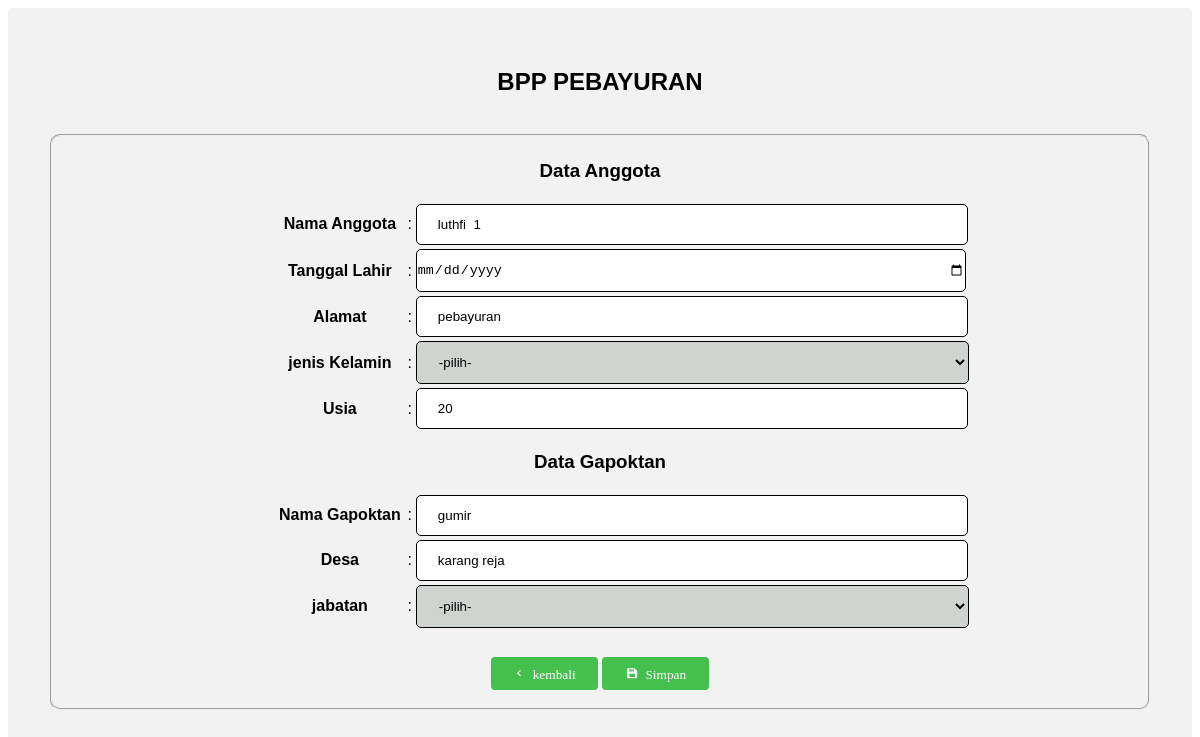
/gapoktan/edit.php?id_anggota=53 (signed in), run on the app's committed database.
### tables this page shows
CREATE TABLE `gapoktan` (
  `id_anggota` int(50) NOT NULL,
  `nama_anggota` varchar(128) NOT NULL,
  `lahir` varchar(50) NOT NULL,
  `alamat` varchar(50) NOT NULL,
  `jenis_kelamin` varchar(50) NOT NULL,
  `jenjang_usia` int(20) NOT NULL,
  `nama_gapoktan` varchar(50) NOT NULL,
  `nama_desa` varchar(50) NOT NULL,
  `jabatan` varchar(20) NOT NULL
);

### gapoktan/edit.php (the view, shortened to what this page needs)
<?php
if (isset($_SESSION['id']) && isset($_SESSION['username'])) {
?>
    <!DOCTYPE html>
    <html lang="en">
    <head>
        <link href='https://unpkg.com/boxicons@2.0.9/css/boxicons.min.css' rel='stylesheet'>
        <link rel="stylesheet" type="text/css" href="../gapoktan/css/style.css">
    </head>
    <body>
        <form action="update.php" method="post">
            <center>
                <div class="container">
                    <h2>BPP PEBAYURAN</h2><br>
                    <?php
                    include "../config/koneksi.php";
                    $id = $_GET['id_anggota'];
                    $query = mysqli_query($conn, "SELECT * FROM gapoktan WHERE id_anggota=$id");
                    while ($data = mysqli_fetch_array($query)) {
                    ?>
                        <fieldset>
                            <h3>Data Anggota</h3>
                            <table class="table">
                                <tr>
                                    <th width="20%"><label>Nama Anggota</label> </th>
                                    <td width="1%">:</td>
                                    <td><input type="text" class="form" name="nama_anggota" required value="<?php echo $data['nama_anggota']  ?> "></td>
                                </tr>
                                <tr>
                                    <th>
                                        <label>Tanggal Lahir</label>
                                    </th>
                                    <td>:</td>
                                    <td><input type="date" class="date" name="lahir" required value="<?php echo $data['lahir'] ?> "></td>
                                </tr>
                                <tr>
                                    <th><label>Alamat</label></th>
                                    <td>:</td>
                                    <td><input type="text" class="form-control" name="alamat" required value="<?php echo $data['alamat'] ?> "></td>
                                </tr>
                                <tr>
                                    <th>
                                        <label>jenis Kelamin </label>
                                    </th>
                                    <td>:</td>
                                    <td>
                                        <select class=" select" name="jenis_kelamin" value="<?php echo $data['jenis_kelamin'] ?>">
                                            <option value="#">-pilih-</option>
                                        </select>
                                    </td>
                                </tr>
                                <tr>
                                    <th><label>Usia</label></th>
                                    <td>:</td>
                                    <td><input type="text" class="form-control" name="jenjang_usia" required value="<?php echo $data['jenjang_usia'] ?>"></td>
                                </tr>
                            </table>
                            <h3>Data Gapoktan</h3>
                            <table class="table table-striped table-middle">
                                <tr>
                                    <th width="20%"><label>Nama Gapoktan</label> </th>
                                    <td width="1%">:</td>
                                    <td><input type="text" class="form-control" name="nama_gapoktan" required value="<?php echo $data['nama_gapoktan'] ?>"></td>
                                </tr>
                                <tr>
                                    <th><label>Desa</label> </th>
                                    <td>:</td>
                                    <td><input type="text" class="form-control" name="nama_desa" required value="<?php echo $data['nama_desa'] ?>"></td>
                                </tr>
                                <tr>
                                    <th>
                                        <label>jabatan </label>
                                    </th>
                                    <td>:</td>
                                    <td><select class=" select" name="jabatan" value="<?php echo $data['jabatan'] ?>">
                                            <option value="#">-pilih-</option>
                                        </select>
                                    </td>
                                </tr>
                            </table>
                            <br>
                            <a href="../gapoktan/index.php"><button type="button" class='bx bx-chevron-left'> kembali</button></a>
                            <button type="submit" class="bx bxs-save"> Simpan</button>
                        </fieldset>
                </div>
            </center>
        </form>
    <?php } ?>
    </body>
    </html>
<?php
} else {
    header("Location:../index.php");
    exit();
}
?>

### gapoktan/css/style.css (style rules this page uses)
body { font-family: sans-serif; }
h2 { text-align: center; font-family: sans-serif; padding-top: initial; }
fieldset { border-radius: 10px; border-width: 2px; }
.container { border-radius: 5px; background-color: #f2f2f2; padding: 40px; }
input[type=text] { width: 100%; padding: 12px 21px; border: 1px solid black; border-radius: 5px; }
.select { width: 109%; padding: 12px 18px; background-color: #d0d4d1; border: 1px solid black; border-radius: 5px; }
.date { width: 108%; padding: 12px 0px; border: 1px solid black; border-radius: 5px; }
button, button[type=button] { width: 10%; background-color: #45BF4D; color: white; padding: 10px 10px; margin: 8px 0; border: none; border-radius: 4px; cursor: pointer; }

### data on the page
gapoktan: nama_anggota "luthfi 1", alamat "pebayuran", jenis_kelamin "-pilih-", jenjang_usia "20", nama_gapoktan "gumir", nama_desa "karang reja", jabatan "-pilih-"
